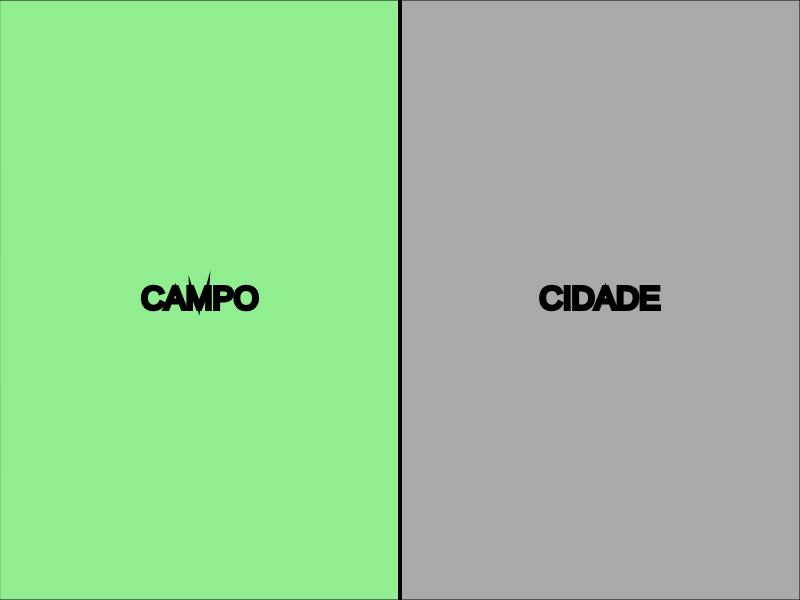
Frame 1 (no input)
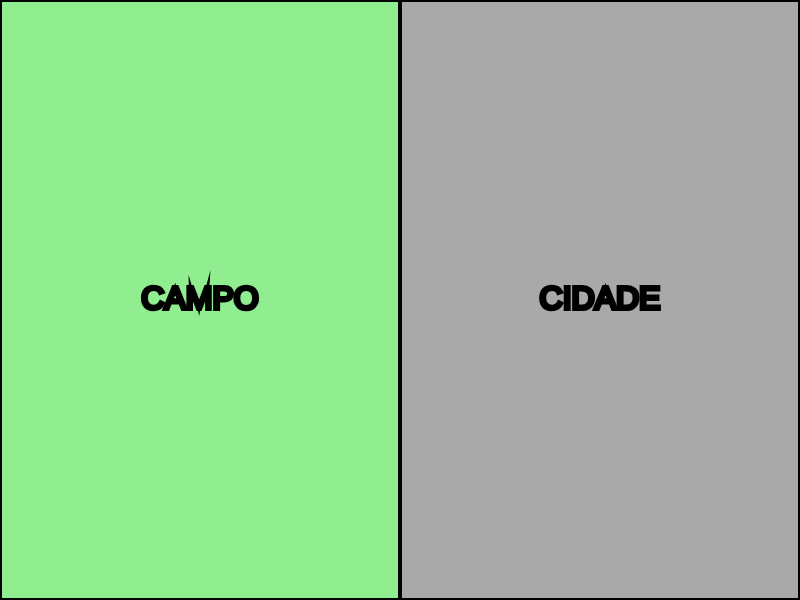
Frame 60 (no input)
Frame 120 (the mouse pressed at the canvas centre since frame 60): identical to frame 60, image omitted

The p5.js sketch that drew these frames (run headless with seeded random() and noise() and a simulated clock; from frame 60 on, the mouse is pressed at the canvas centre):

// p5.js sketch
// ── sketch.js
// Variáveis globais para as cores e posições
let corCampo;
let corCidade;
let larguraCanvas = 800; // Largura do seu jogo
let alturaCanvas = 600;  // Altura do seu jogo

function setup() {
  // Cria o canvas (a "tela" do seu jogo)
  // O tamanho aqui deve ser ajustado para o que você preferir
  createCanvas(larguraCanvas, alturaCanvas);

  // Define as cores para o campo e a cidade
  // Cores em formato RGB (Vermelho, Verde, Azul)
  corCampo = color(144, 238, 144); // Verde claro para o campo
  corCidade = color(169, 169, 169); // Cinza para a cidade
}

function draw() {
  // Limpa a tela a cada frame com uma cor de fundo (azul claro para o céu)
  background(200, 230, 255);

  // --- Desenha o lado do Campo ---
  // Define a cor de preenchimento para o campo
  fill(corCampo);
  // Desenha um retângulo que ocupa a metade esquerda do canvas
  // (x, y, largura, altura)
  rect(0, 0, larguraCanvas / 2, alturaCanvas);

  // --- Desenha o lado da Cidade ---
  // Define a cor de preenchimento para a cidade
  fill(corCidade);
  // Desenha um retângulo que ocupa a metade direita do canvas
  // (x, y, largura, altura)
  rect(larguraCanvas / 2, 0, larguraCanvas / 2, alturaCanvas);

  // --- Desenha a Linha Divisória (Conexão) ---
  // Define a cor da linha (preto)
  stroke(0);
  // Define a espessura da linha
  strokeWeight(4);
  // Desenha uma linha vertical no meio do canvas, separando campo e cidade
  // (x1, y1, x2, y2)
  line(larguraCanvas / 2, 0, larguraCanvas / 2, alturaCanvas);

  // --- Adiciona alguns textos simples para identificar as áreas ---
  // Define a cor do texto (preto)
  fill(0);
  // Define o tamanho do texto
  textSize(32);
  // Alinha o texto ao centro
  textAlign(CENTER, CENTER);

  // Texto para o Campo
  // (texto, x, y)
  text("CAMPO", larguraCanvas / 4, height / 2);

  // Texto para a Cidade
  text("CIDADE", larguraCanvas * 3 / 4, height / 2);
}
